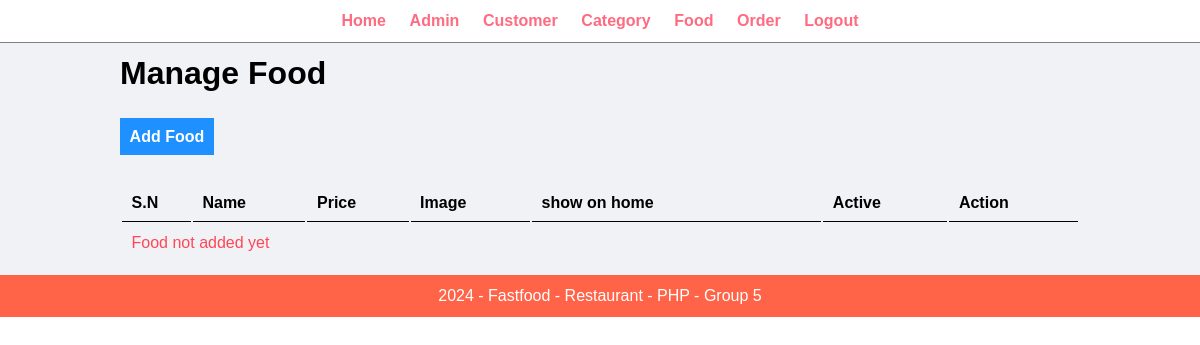
The app's page /admin/manage-food.php (signed in), older data.
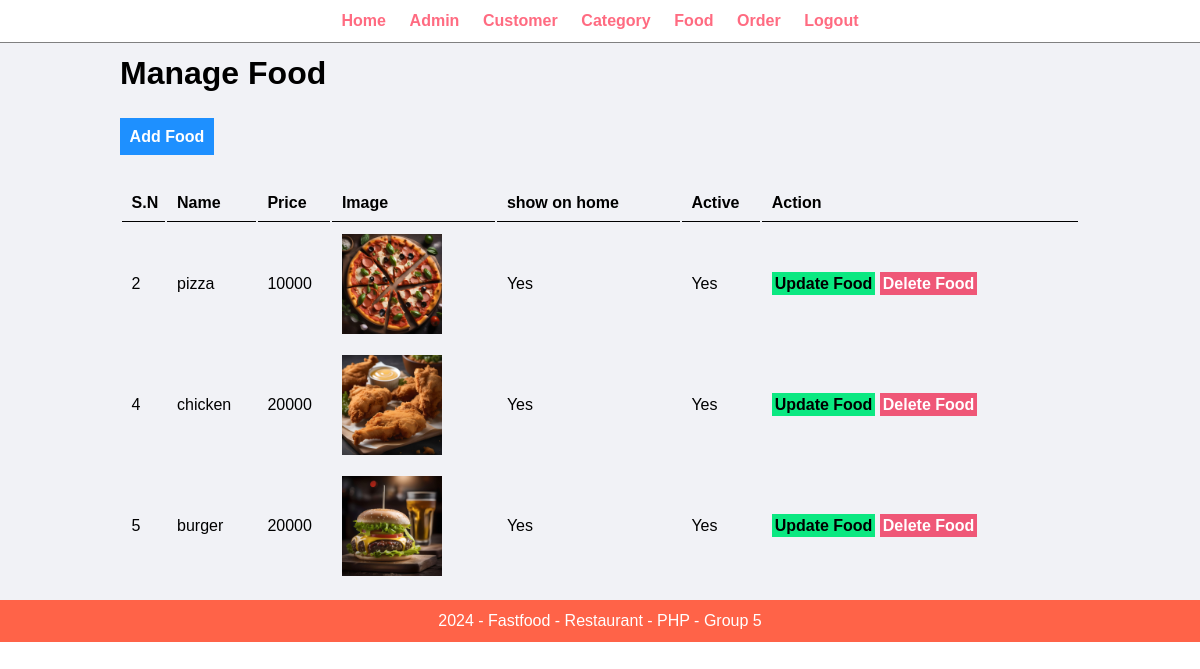
The same page, newer data.
### tables this page shows
CREATE TABLE `food` (
  `id` int(11) NOT NULL,
  `name` varchar(100) NOT NULL,
  `description` varchar(255) NOT NULL,
  `price` int(11) NOT NULL,
  `image` varchar(255) NOT NULL,
  `category_id` int(11) NOT NULL,
  `show_on_home` varchar(10) NOT NULL,
  `active` varchar(10) NOT NULL
);

### admin/manage-food.php (the view, shortened to what this page needs)
<?php include('patials/menu.php'); ?>
        <div class="main-content">
            <div class="wrapper">
                <h1>Manage Food</h1>
                <br /><br />
                <a href="<?php echo SITEURL; ?>admin/add-food.php" class="btn-add">Add Food</a>
                <br /><br /><br />
                <table class="table-full">
                    <tr>
                        <th>S.N</th>
                        <th>Name</th>
                        <th>Price</th>
                        <th>Image</th>
                        <th>show on home</th>
                        <th>Active</th>
                        <th>Action</th>
                    </tr>
                    <?php
                        $sql = "SELECT * FROM food";
                        $res = mysqli_query($conn, $sql);
                        $count = mysqli_num_rows($res);
                        if($count > 0){
                            while($row=mysqli_fetch_assoc($res))
                            {
                                $id = $row['id'];
                                $name = $row['name'];
                                $price = $row['price'];
                                $image = $row['image'];
                                $show_on_home = $row['show_on_home'];
                                $active = $row['active'];
                                ?>
                                    <tr>
                                        <td>
                                            <?php
                                                echo $id;
                                            ?>
                                        </td>
                                        <td>
                                            <?php
                                                echo $name;
                                            ?>
                                        </td>
                                        <td>
                                            <?php
                                                echo $price;
                                            ?>
                                        </td>
                                        <td>
                                            <?php
                                                if($image=="")
                                                {
                                                    echo "<div class='error'>Image not added.</div>";
                                                }
                                                else
                                                {
                                                    ?>
                                                        <img src="<?php echo SITEURL; ?>images/food/<?php echo $image; ?>" width="100px">
                                                    <?php
                                                }
                                            ?>
                                        </td>
                                        <td>
                                            <?php
                                                echo $show_on_home;
                                            ?>
                                        </td>
                                        <td>
                                            <?php
                                                echo $active;
                                            ?>
                                        </td>
                                        <td>
                                            <a href="<?php echo SITEURL; ?>admin/update-food.php?id=<?php echo $id; ?>" class="btn-update">Update Food</a>
                                            <a href="<?php echo SITEURL; ?>admin/delete-food.php?id=<?php echo $id; ?>&image=<?php echo $image; ?>" class="btn-delete">Delete Food</a>
                                        </td>
                                    </tr>
                                <?php
                            }
                        }
                        else
                        {
                            echo "<tr>
                                <td colspan='7' class='error'>
                                    Food not added yet
                                </td>
                            </tr>";
                        }
                    ?>
                </table>
            </div>
        </div>
<?php include('patials/footer.php'); ?>

Row changes from the older to the newer data that the page shows:
added food: id "2", name "pizza", price "10000", image (picture), show_on_home "Yes", active "Yes"
added food: id "4", name "chicken", price "20000", image (picture), show_on_home "Yes", active "Yes"
added food: id "5", name "burger", price "20000", image (picture), show_on_home "Yes", active "Yes"
Text that changed along with them:
text no longer shown: "Food not added yet"
